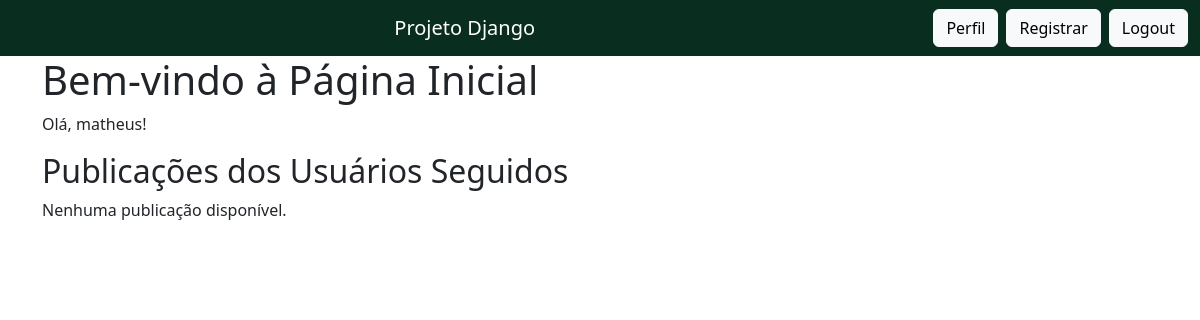
Before: / (signed in) with the older database file.
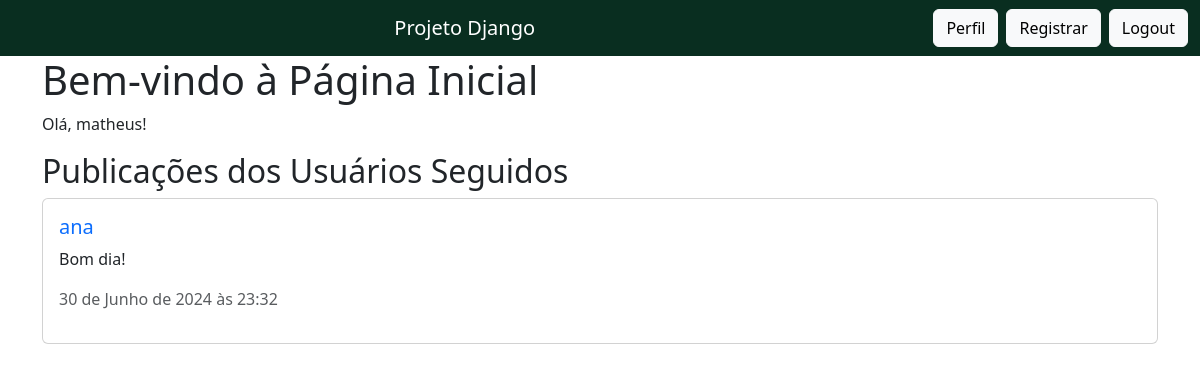
After: the same page with the newer database file.
### core/models.py (models this page shows, shortened)
class Comment(models.Model):
    user = models.ForeignKey(User, on_delete=models.CASCADE)
    content = models.TextField()
    created_at = models.DateTimeField(auto_now_add=True)
    edited_at = models.DateTimeField(null=True, blank=True)

### core/views.py (the view)
# urls.py: path('', views.index, name='index'),
def index(request):
    if request.user.is_authenticated:
        following = Follow.objects.filter(follower=request.user)
        comments = Comment.objects.filter(
            user__in=[follow.followed for follow in following],
            created_at__gte=Subquery(
                Follow.objects.filter(
                    follower=request.user,
                    followed=OuterRef('user')
                ).values('created_at')[:1]
            )
        ).order_by('-created_at')
    else:
        comments = Comment.objects.none()
    return render(request, 'index.html', {'comments': comments})

### core/templates/index.html (shortened to what this page needs)
{% extends 'base.html' %}
{% block content %}
    <h1>Bem-vindo à Página Inicial</h1>
    {% if user.is_authenticated %}
        <p>Olá, {{ user.username }}!</p>
        <h2>Publicações dos Usuários Seguidos</h2>
        {% if comments %}
            {% for comment in comments %}
                <div class="card mb-2">
                    <div class="card-body">
                        <h5 class="card-title">
                            <a href="{% url 'other_profile' comment.user.username %}">{{ comment.user.username }}</a>
                        </h5>
                        <p class="card-text">{{ comment.content }}</p>
                        <p class="text-muted">{{ comment.created_at }}</p>
                    </div>
                </div>
            {% endfor %}
        {% else %}
            <p>Nenhuma publicação disponível.</p>
        {% endif %}
    {% else %}
        <p>Você não está logado.</p>
    {% endif %}
{% endblock content %}

Changed rows visible on the page:
added Comment: user.username "ana", content "Bom dia!", created_at "30 de Junho de 2024 às 23:32"
Other visible differences:
text no longer shown: "Nenhuma publicação disponível."
